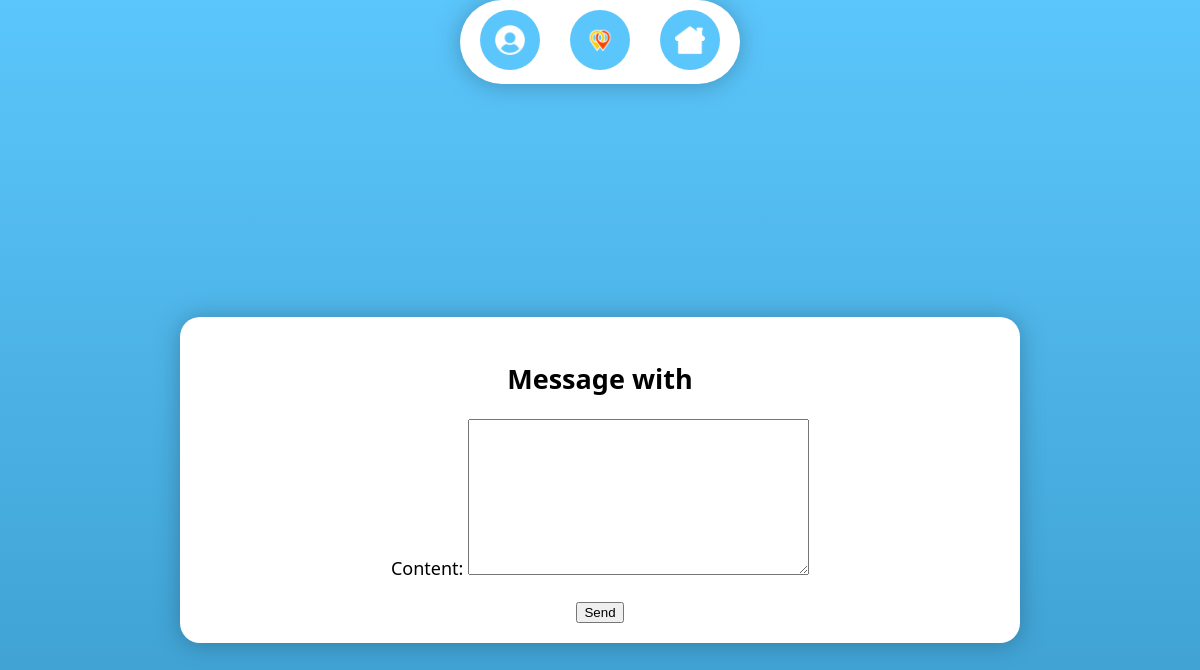
/message/1/ (signed in), run on an earlier commit of the app's database.
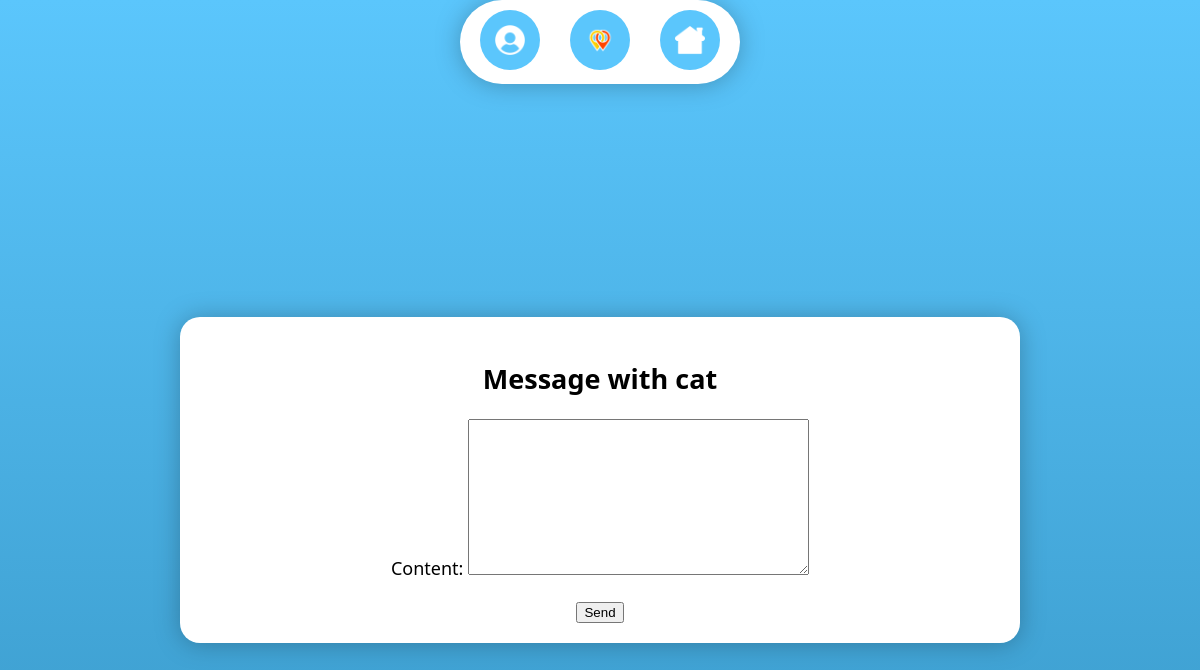
And on a later commit of the database.
### meetups/models.py (models this page shows, shortened)
class User(AbstractUser):
    email = models.EmailField('Email', unique=True)
    USERNAME_FIELD = 'email'
    REQUIRED_FIELDS = []
    objects = UserManager()

### meetups/views.py (the view)
# urls.py: path('message/<int:receiver_id>/', views.message_page, name='message_page')
@login_required
def message_page(request, receiver_id):
    receiver = User.objects.get(id=receiver_id)
    messages = Message.objects.filter(
        (Q(sender=request.user) & Q(receiver=receiver)) |
        (Q(sender=receiver) & Q(receiver=request.user))
    ).order_by('timestamp')
    if request.method == 'POST':
        form = MessageForm(request.POST)
        if form.is_valid():
            content = form.cleaned_data['content']
            Message.objects.create(sender=request.user, receiver=receiver, content=content, timestamp=now())
            return redirect('message_page', receiver_id=receiver.id)
    else:
        form = MessageForm()
    return render(request, 'message_page.html', {'messages': messages, 'receiver': receiver, 'form': form})

### meetups/forms.py (shortened to what this page needs)
class MessageForm(forms.ModelForm):
    class Meta:
        model = Message
        fields = ['content']

### meetups/templates/message_page.html (shortened to what this page needs)
{% extends 'base.html' %}
{% block content %}
<h2>Message with {{ receiver.username }}</h2>
<div class="message-form">
    <form method="POST">
        {{ form.as_p }}
        <button type="submit">Send</button>
    </form>
</div>
{% endblock %}

What changed in the data, as far as the page shows it:
now on this page (row edited): User: username "cat"
